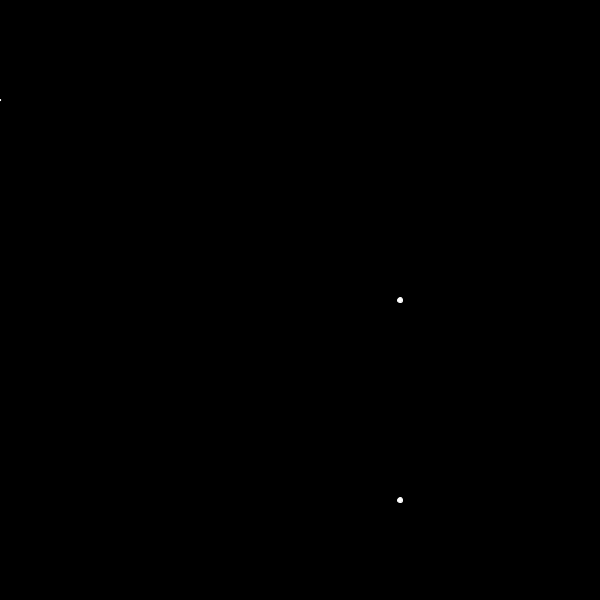
Frame 1 (no input)
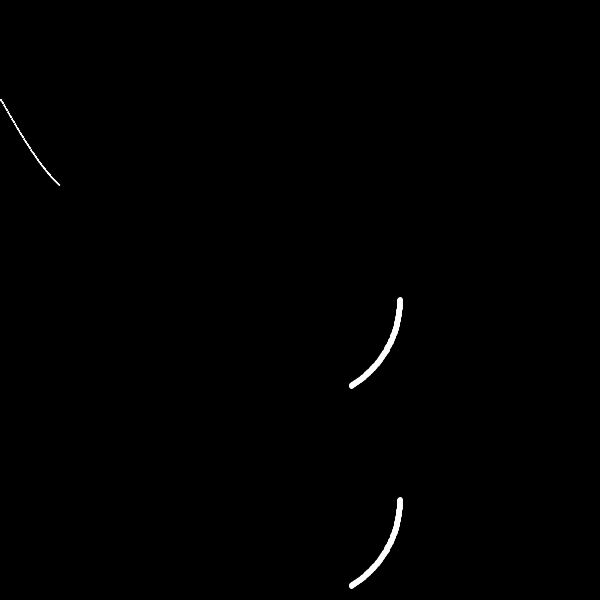
Frame 60 (the mouse pressed at the canvas centre just before this capture)
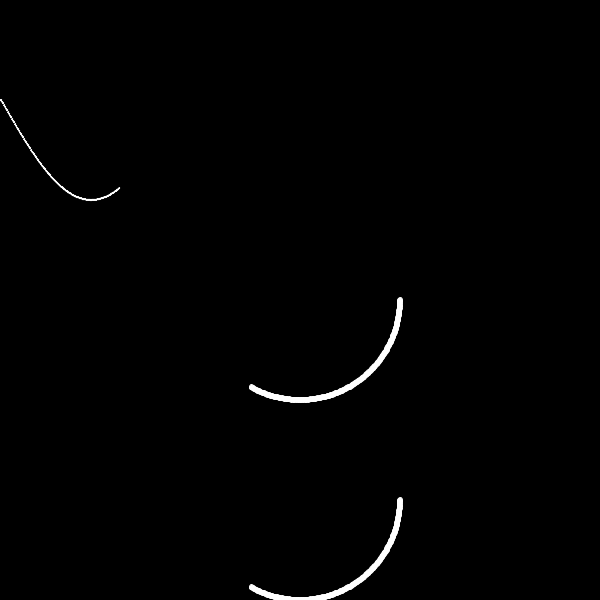
Frame 120 (the mouse held since frame 60 and released just before this capture)

The Processing sketch that drew these frames (run headless with seeded random() and noise(); from frame 60 on, the mouse is pressed at the canvas centre):

// Processing sketch: w10_graphs
// ── w10_graphs.pde
//All three "graphs" will use these variables
int angle; //The degree angle we will use for sin() and cos() functions.
int dotDiameter;//The size of the circle that will be graphing.

int sinAmplitude;
int circRadius;
int spiralRadius; 
float cy;
boolean done;
float sx, sy;

void setup() {
  size(600, 600);
  background(0);
  dotDiameter = 4;
  sinAmplitude = 100;
  circRadius = 100;
  spiralRadius = 100;
  angle = 0;
  cy=sinAmplitude;
  done= false;
  sx = width/2;
  sy = width/2;
  stroke(255);
}//setup

void draw() {
  //background(0);
  //sin curve
  drawSinCurve(angle, sinAmplitude, sinAmplitude);
  //circle
  drawCircle(angle, circRadius, width/2, sinAmplitude*2 + circRadius);
  //concentric circles
  drawCircle(angle, spiralRadius, width/2, sinAmplitude*2 + circRadius*3);

  angle++; //moves the sin graph to the right
  if(angle%360 == 0) {
    spiralRadius-=7;
  }
}//draw

void drawSinCurve(int degrees, int amplitude, int yOffset) {
  circle(degrees,cy,1); 
  if(done == false) {
    cy = amplitude * sin(radians(degrees)) + yOffset; //determines the y-value for each x\
  }
  else{
    cy = -amplitude * sin(radians(degrees)) + yOffset;
  }
  if(degrees > width) {
    angle = 0;
    cy = sinAmplitude;
    done = true;
  }
}
void drawCircle(int degrees, int radius, int xOffset, int yOffset) {
  circle(cos(radians(degrees)) * radius + xOffset, sin(radians(degrees)) * radius + yOffset, 5);
  }
